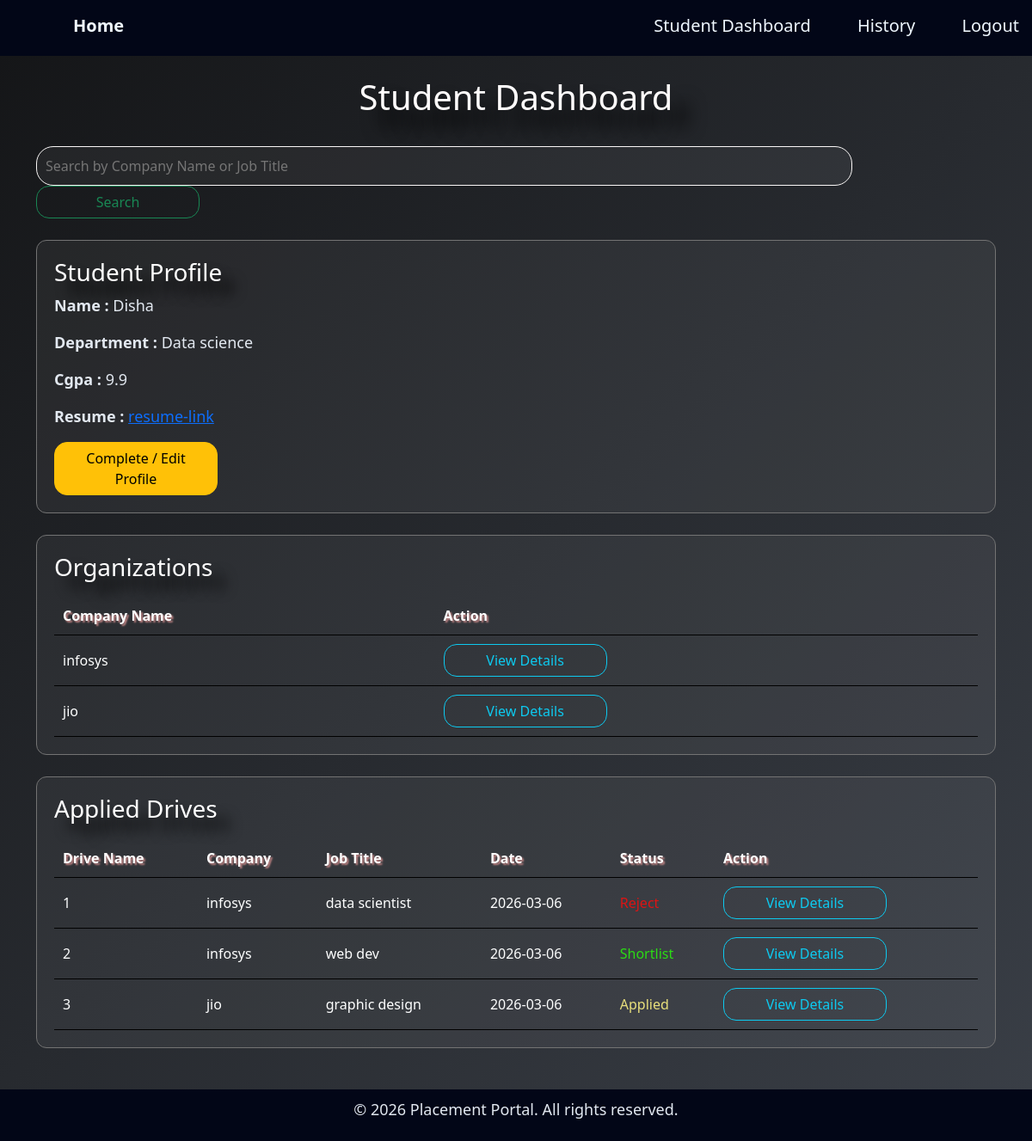
The page /studentdash (signed in) on the database its author committed.
### application/models.py (models this page shows)
class Studentprofile(db.Model):
    id = db.Column(db.Integer, primary_key=True)
    user_id = db.Column(db.Integer, db.ForeignKey('user.id'), unique=True, nullable=False)
    student_name = db.Column(db.String(50), nullable=False)
    department = db.Column(db.String(150), nullable=False)
    cgpa = db.Column(db.Float, nullable=False)
    resume = db.Column(db.String(500))
    user = db.relationship('User', back_populates='student_profile')
    applications = db.relationship('Application', back_populates='student',cascade="all, delete")

class Companyprofile(db.Model):
    id = db.Column(db.Integer, primary_key=True)
    user_id = db.Column(db.Integer, db.ForeignKey('user.id'), unique=True, nullable=False)
    company_name = db.Column(db.String(150), nullable=False)
    hr_contact = db.Column(db.String(150), nullable=False)
    website = db.Column(db.String(150), nullable=False)
    location = db.Column(db.String(150), nullable=False)
    user = db.relationship('User', back_populates='company_profile')
    drives = db.relationship('Placementdrive', back_populates='company',cascade="all, delete")

class Application(db.Model):
    id = db.Column(db.Integer, primary_key=True)
    student_id = db.Column(db.Integer, db.ForeignKey('studentprofile.id'), nullable=False)
    drive_id = db.Column(db.Integer, db.ForeignKey('placementdrive.id'), nullable=False)
    application_date = db.Column(db.DateTime, default=datetime.utcnow)
    status = db.Column(db.String(50), default='Applied')  #Applied/Shortlisted/Selected/Rejected
    student = db.relationship('Studentprofile', back_populates='applications')
    drive = db.relationship('Placementdrive', back_populates='applications')

class Placementdrive(db.Model):
    id = db.Column(db.Integer, primary_key=True)
    company_id = db.Column(db.Integer, db.ForeignKey('companyprofile.id'), nullable=False)
    job_title = db.Column(db.String(150), nullable=False)
    job_description = db.Column(db.Text(500), nullable=False)
    salary= db.Column(db.String(50), nullable=False)
    is_approved = db.Column(db.Boolean, default=False)
    is_closed = db.Column(db.Boolean, default=False)
    company = db.relationship('Companyprofile', back_populates='drives')
    applications = db.relationship('Application', back_populates='drive',cascade="all, delete")

### application/controllers.py (the view, shortened to what this page needs)
@app.route('/studentdash')
def studentdash():
   if 'user_id' not in session:
      return redirect(url_for('login'))
   student = Studentprofile.query.filter_by(user_id=session['user_id']).first()
   if not student:
      return redirect(url_for('student_profile'))
   companies=Companyprofile.query.join(User).filter(User.is_approved==True).all()
   apps=Application.query.filter_by(student_id=student.id).all()
   search = request.args.get('search')
   return render_template('studentdash.html',
                          student=student,
                          companies=companies,
                          apps=apps,
                          )

### templates/studentdash.html (shortened to what this page needs)
{% extends "base.html" %}
{% block content %}
<div  class="container">
  <h1>Student Dashboard</h1>
  <div>
    <form method="GET" action="{{url_for('studentdash')}}">
      <input class="bar" type="text" name="search" placeholder="Search by Company Name or Job Title">
      <button type="submit" class="btn btn-outline-success">Search</button>
  </form>
  </div>
    <div class="card">
      <h3>Student Profile</h3>
   {% if student and student.student_name %}
       <p><b>Name : </b> {{ student.student_name }}</p>
        <p><b>Department : </b> {{ student.department }}</p>
        <p><b>Cgpa : </b> {{ student.cgpa }}</p>
        <p><b>Resume : </b><a href="{{ student.resume }}" target="_blank">resume-link</a></p>
    {% else %}
        <p style="font-style: italic; font-weight: bold; color: brown;">Profile Incomplete</p>
    {% endif %}
    <a href="/student_profile">
        <button class="btn btn-warning">Complete / Edit Profile</button>
    </a>
</div>
   <div class="card">
      <table>
        <h3>Organizations</h3>
  <thead>
    <th>Company Name</th>
    <th>Action</th>
  </thead>
  <tbody>
  {% if companies %}
    {% for company in companies %}
    <tr>
      <td>{{company.company_name}}</td>
      <td><a href="{{url_for('stu_com_overview', company_id=company.id)}}" class="btn btn-outline-info">View Details</a></td>
   </tr>
        {% endfor %}
  {% else %}
  <tr>
   <td style="color:#1461ce;">No company approved yet...</td>
   </tr>
  {% endif %}
  </tbody>
</table>
   </div>
   <div class="card">
    <h3>Applied Drives</h3>
      <table>
  <thead>
    <tr>
      <th>Drive Name</th>
      <th>Company</th>
      <th>Job Title</th>
      <th>Date</th>
      <th>Status</th>
      <th>Action</th>
    </tr>
  </thead>
  <tbody>
    {% if apps %}
      {% for app in apps %}
    <tr>
      <td>{{app.id}}</td>
      <td>{{ app.drive.company.company_name}}</td>
      <td>{{app.drive.job_title}}</td>
      <td>{{app.application_date.date()}}</td>
      <td>
        {% if app.status == "Applied" %}
            <span style="color: rgb(232, 223, 124);">{{app.status}}</span>
        {% elif app.status == "Reject"%}
            <span style="color: rgb(220, 20, 20);">{{app.status}}</span>
        {% else %}
          <span style="color: rgb(43, 220, 20);">{{app.status}}</span>
        {% endif %}
        </td>
      <td><a href="{{url_for('stu_com_view', drive_id=app.drive_id)}}" class="btn btn-outline-info">View Details</a></td>
    </tr>
    {% endfor %}
    {% else %}
    <tr>
       <td style="color:#1461ce;">Not applied yet.</td>
    </tr>
  {% endif %}
  </tbody>
</table>
   </div>
</div>
{% endblock %}

### static/style.css (style rules this page uses)
* { box-sizing: border-box; margin: 0; font-family: Playfair Display, 10px; }

### templates/base.html (style rules this page uses)
body { background: linear-gradient(135deg, #232428, #3a3f47); color: #fcfcfc; }

### templates/studentdash.html (style rules this page uses)
body { margin: 0; background: linear-gradient(135deg, #141517, #3a3f47); color: #e2e8f0; }
.container { width: 95%; margin: auto; }
.card { background:rgba(255,255,255,0.05); border: 1px solid #737373; border-radius: 12px; padding: 20px; margin-top: 25px; }
h1 { text-align: center; color: #fffcfc; text-shadow: 20px 20px 20px#000102 ; }
h3 { color: #ffffff; text-shadow: 15px 15px 15px #000000; }
table { width: 100%; margin-top: 10px; }
th,td { padding: 10px; text-align: left; border-bottom: 1px solid #000000; color:#feffff }
th { color: #ffffff; text-shadow: 2px 2px 2px #c18585; }
p { font-size: 18px; color: #e2e8f0; }
button { width: 190px; }
.bar { background:rgba(255,255,255,0.05); border: 1px solid #f9f6f6; color: #e2e8f0; border-radius: 20px; padding: 10px; margin-top: 25px; width: 85%; }
.btn { width: 190px; border-radius: 15px; }

### rows shown on the page
Studentprofile: student_name "Disha", department "Data science", cgpa "9.9"
Companyprofile: company_name "infosys"
Companyprofile: company_name "jio"
Application: id "1", drive.company.company_name "infosys", drive.job_title "data scientist", application_date "2026-03-06", status "Reject"
Application: id "2", drive.company.company_name "infosys", drive.job_title "web dev", application_date "2026-03-06", status "Shortlist"
Application: id "3", drive.company.company_name "jio", drive.job_title "graphic design", application_date "2026-03-06", status "Applied"
